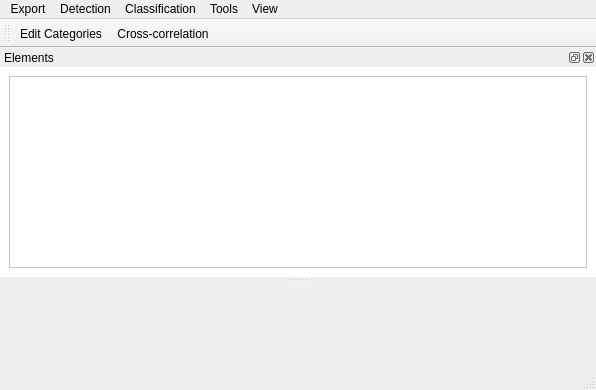
<?xml version="1.0" encoding="UTF-8"?>
<ui version="4.0">
 <class>MainWindow</class>
 <widget class="QMainWindow" name="MainWindow">
  <property name="windowModality">
   <enum>Qt::ApplicationModal</enum>
  </property>
  <property name="geometry">
   <rect>
    <x>0</x>
    <y>0</y>
    <width>596</width>
    <height>390</height>
   </rect>
  </property>
  <property name="sizePolicy">
   <sizepolicy hsizetype="Expanding" vsizetype="Expanding">
    <horstretch>0</horstretch>
    <verstretch>0</verstretch>
   </sizepolicy>
  </property>
  <property name="windowTitle">
   <string>duetto Sound Lab</string>
  </property>
  <property name="windowIcon">
   <iconset resource="resources/icons.qrc">
    <normaloff>:/myappicons/duetto_logo.png</normaloff>:/myappicons/duetto_logo.png</iconset>
  </property>
  <property name="autoFillBackground">
   <bool>false</bool>
  </property>
  <property name="styleSheet">
   <string notr="true"/>
  </property>
  <widget class="QWidget" name="centralwidget">
   <property name="styleSheet">
    <string notr="true"/>
   </property>
   <layout class="QVBoxLayout" name="verticalLayout_2">
    <property name="sizeConstraint">
     <enum>QLayout::SetDefaultConstraint</enum>
    </property>
    <property name="margin">
     <number>0</number>
    </property>
    <item>
     <widget class="QSignalDetectorWidget" name="widget" native="true">
      <property name="sizePolicy">
       <sizepolicy hsizetype="Expanding" vsizetype="Expanding">
        <horstretch>0</horstretch>
        <verstretch>0</verstretch>
       </sizepolicy>
      </property>
     </widget>
    </item>
   </layout>
  </widget>
  <widget class="QStatusBar" name="statusbar"/>
  <widget class="SoundLabToolBarWidget" name="toolBar">
   <property name="maximumSize">
    <size>
     <width>16777215</width>
     <height>16777201</height>
    </size>
   </property>
   <property name="windowTitle">
    <string>toolBar</string>
   </property>
   <property name="styleSheet">
    <string notr="true"/>
   </property>
   <property name="iconSize">
    <size>
     <width>20</width>
     <height>20</height>
    </size>
   </property>
   <attribute name="toolBarArea">
    <enum>TopToolBarArea</enum>
   </attribute>
   <attribute name="toolBarBreak">
    <bool>false</bool>
   </attribute>
   <addaction name="actionClassification_Settings"/>
   <addaction name="actionCross_correlation"/>
  </widget>
  <widget class="QDockWidget" name="dockWidgetParameterTableOscilogram">
   <property name="styleSheet">
    <string notr="true">background-color: rgb(255, 255, 255);</string>
   </property>
   <property name="windowTitle">
    <string>Elements</string>
   </property>
   <attribute name="dockWidgetArea">
    <number>4</number>
   </attribute>
   <widget class="QWidget" name="dockWidgetContents">
    <layout class="QVBoxLayout" name="verticalLayout_3">
     <item>
      <widget class="TableWidget" name="tableParameterOscilogram">
       <property name="toolTip">
        <string>Oscilogram elements  meditions</string>
       </property>
       <property name="editTriggers">
        <set>QAbstractItemView::NoEditTriggers</set>
       </property>
      </widget>
     </item>
    </layout>
   </widget>
  </widget>
  <widget class="QMenuBar" name="menuBar">
   <property name="geometry">
    <rect>
     <x>0</x>
     <y>0</y>
     <width>596</width>
     <height>21</height>
    </rect>
   </property>
   <widget class="QMenu" name="menuParameters">
    <property name="title">
     <string>View</string>
    </property>
    <addaction name="actionView_Parameters"/>
    <addaction name="separator"/>
    <addaction name="actionZoomIn"/>
    <addaction name="actionZoom_out"/>
    <addaction name="actionZoom_out_entire_file"/>
    <addaction name="separator"/>
    <addaction name="actionTemporal_Elements"/>
    <addaction name="actionTemporal_Numbers"/>
    <addaction name="actionTemporal_Figures"/>
    <addaction name="actionTemporal_Parameters"/>
    <addaction name="separator"/>
    <addaction name="actionSpectral_Elements"/>
    <addaction name="actionSpectral_Numbers"/>
    <addaction name="actionSpectral_Figures"/>
    <addaction name="actionSpectral_Parameters"/>
    <addaction name="separator"/>
    <addaction name="actionTwo_Dimensional_Graphs"/>
    <addaction name="actionFull_Screen"/>
   </widget>
   <widget class="QMenu" name="menuDetection">
    <property name="title">
     <string>Detection</string>
    </property>
    <addaction name="actionDetection"/>
    <addaction name="actionDelete_Selected_Elements"/>
    <addaction name="actionDeselect_Elements"/>
    <addaction name="actionAddElement"/>
   </widget>
   <widget class="QMenu" name="menuTools">
    <property name="title">
     <string>Tools</string>
    </property>
    <addaction name="actionZoom_Cursor"/>
    <addaction name="actionPointer_Cursor"/>
    <addaction name="actionRectangular_Cursor"/>
   </widget>
   <widget class="QMenu" name="menuClasification">
    <property name="title">
     <string>Classification</string>
    </property>
    <addaction name="actionClassification_Settings"/>
    <addaction name="actionCross_correlation"/>
   </widget>
   <widget class="QMenu" name="menuExport">
    <property name="title">
     <string>Export</string>
    </property>
    <widget class="QMenu" name="menuGraph_Images">
     <property name="title">
      <string>Graph Images</string>
     </property>
     <addaction name="actionOsc_Image"/>
     <addaction name="actionSpecgram_Image"/>
     <addaction name="actionCombined_Image"/>
    </widget>
    <addaction name="actionMeditions"/>
    <addaction name="menuGraph_Images"/>
    <addaction name="actionSound_File_Segmentation"/>
   </widget>
   <addaction name="menuExport"/>
   <addaction name="menuDetection"/>
   <addaction name="menuClasification"/>
   <addaction name="menuTools"/>
   <addaction name="menuParameters"/>
  </widget>
  <action name="actionZoomIn">
   <property name="icon">
    <iconset resource="resources/icons.qrc">
     <normaloff>:/myappicons/zoomin_26x26.png</normaloff>:/myappicons/zoomin_26x26.png</iconset>
   </property>
   <property name="text">
    <string>Zoom in</string>
   </property>
   <property name="shortcut">
    <string>+</string>
   </property>
  </action>
  <action name="actionZoom_out">
   <property name="icon">
    <iconset resource="resources/icons.qrc">
     <normaloff>:/myappicons/zoomout_26x26.png</normaloff>:/myappicons/zoomout_26x26.png</iconset>
   </property>
   <property name="text">
    <string>Zoom out</string>
   </property>
   <property name="shortcut">
    <string>-</string>
   </property>
  </action>
  <action name="actionSpectogram">
   <property name="icon">
    <iconset resource="resources/icons.qrc">
     <normaloff>:/myappicons/spec.ico</normaloff>:/myappicons/spec.ico</iconset>
   </property>
   <property name="text">
    <string>Spectogram</string>
   </property>
  </action>
  <action name="actionOscilogram">
   <property name="enabled">
    <bool>true</bool>
   </property>
   <property name="icon">
    <iconset resource="resources/icons.qrc">
     <normaloff>:/myappicons/osc.ico</normaloff>:/myappicons/osc.ico</iconset>
   </property>
   <property name="text">
    <string>Oscillogram</string>
   </property>
   <property name="visible">
    <bool>true</bool>
   </property>
  </action>
  <action name="actionCombined">
   <property name="icon">
    <iconset resource="resources/icons.qrc">
     <normaloff>:/myappicons/combined.ico</normaloff>:/myappicons/combined.ico</iconset>
   </property>
   <property name="text">
    <string>Combined</string>
   </property>
  </action>
  <action name="actionPlay_Sound">
   <property name="icon">
    <iconset resource="resources/icons.qrc">
     <normaloff>:/myappicons/02049_26x26.png</normaloff>:/myappicons/02049_26x26.png</iconset>
   </property>
   <property name="text">
    <string>Play Sound</string>
   </property>
   <property name="shortcut">
    <string>Space</string>
   </property>
  </action>
  <action name="actionStop_Sound">
   <property name="icon">
    <iconset resource="resources/icons.qrc">
     <normaloff>:/myappicons/02051_26x26.png</normaloff>:/myappicons/02051_26x26.png</iconset>
   </property>
   <property name="text">
    <string>Stop Sound</string>
   </property>
  </action>
  <action name="actionPause_Sound">
   <property name="icon">
    <iconset resource="resources/icons.qrc">
     <normaloff>:/myappicons/pausa.png</normaloff>:/myappicons/pausa.png</iconset>
   </property>
   <property name="text">
    <string>Pause Sound</string>
   </property>
  </action>
  <action name="actionZoom_out_entire_file">
   <property name="icon">
    <iconset resource="resources/icons.qrc">
     <normaloff>:/myappicons/zoom_26x26.png</normaloff>:/myappicons/zoom_26x26.png</iconset>
   </property>
   <property name="text">
    <string>Zoom None</string>
   </property>
  </action>
  <action name="actionCopy">
   <property name="icon">
    <iconset resource="resources/icons.qrc">
     <normaloff>:/myappicons/copy_26x26.png</normaloff>:/myappicons/copy_26x26.png</iconset>
   </property>
   <property name="text">
    <string>Copy</string>
   </property>
   <property name="shortcut">
    <string>Ctrl+C</string>
   </property>
  </action>
  <action name="actionPaste">
   <property name="icon">
    <iconset resource="resources/icons.qrc">
     <normaloff>:/myappicons/paste_26x26.png</normaloff>:/myappicons/paste_26x26.png</iconset>
   </property>
   <property name="text">
    <string>Paste</string>
   </property>
   <property name="shortcut">
    <string>Ctrl+V</string>
   </property>
  </action>
  <action name="actionCut">
   <property name="icon">
    <iconset resource="resources/icons.qrc">
     <normaloff>:/myappicons/cut_26x26.png</normaloff>:/myappicons/cut_26x26.png</iconset>
   </property>
   <property name="text">
    <string>Cut</string>
   </property>
   <property name="shortcut">
    <string>Ctrl+X</string>
   </property>
  </action>
  <action name="actionMeditions">
   <property name="icon">
    <iconset resource="resources/icons.qrc">
     <normaloff>:/myappicons/Excel.png</normaloff>:/myappicons/Excel.png</iconset>
   </property>
   <property name="text">
    <string>Measurements</string>
   </property>
  </action>
  <action name="actionView_Parameters">
   <property name="checkable">
    <bool>true</bool>
   </property>
   <property name="text">
    <string>Parameters</string>
   </property>
   <property name="shortcut">
    <string>Ctrl+Space</string>
   </property>
  </action>
  <action name="actionDetection">
   <property name="icon">
    <iconset resource="resources/icons.qrc">
     <normaloff>:/myappicons/Process Viewer.png</normaloff>:/myappicons/Process Viewer.png</iconset>
   </property>
   <property name="text">
    <string>Detect Elements</string>
   </property>
   <property name="shortcut">
    <string>Ctrl+D</string>
   </property>
  </action>
  <action name="actionView_Threshold">
   <property name="checkable">
    <bool>true</bool>
   </property>
   <property name="text">
    <string>Threshold</string>
   </property>
  </action>
  <action name="actionTemporal_Elements">
   <property name="checkable">
    <bool>true</bool>
   </property>
   <property name="checked">
    <bool>true</bool>
   </property>
   <property name="text">
    <string>Temporal Elements</string>
   </property>
  </action>
  <action name="actionSpectral_Elements">
   <property name="checkable">
    <bool>true</bool>
   </property>
   <property name="checked">
    <bool>true</bool>
   </property>
   <property name="text">
    <string>Spectral Elements</string>
   </property>
  </action>
  <action name="actionSpectral_Figures">
   <property name="checkable">
    <bool>true</bool>
   </property>
   <property name="checked">
    <bool>true</bool>
   </property>
   <property name="text">
    <string>Spectral Figures</string>
   </property>
  </action>
  <action name="actionTemporal_Numbers">
   <property name="checkable">
    <bool>true</bool>
   </property>
   <property name="checked">
    <bool>true</bool>
   </property>
   <property name="text">
    <string>Temporal Numbers</string>
   </property>
  </action>
  <action name="actionSpectral_Numbers">
   <property name="checkable">
    <bool>true</bool>
   </property>
   <property name="checked">
    <bool>true</bool>
   </property>
   <property name="text">
    <string>Spectral Numbers</string>
   </property>
  </action>
  <action name="actionSub_Elements_Peaks">
   <property name="checkable">
    <bool>true</bool>
   </property>
   <property name="text">
    <string>Sub Elements Peaks</string>
   </property>
  </action>
  <action name="actionElements_Peaks">
   <property name="checkable">
    <bool>true</bool>
   </property>
   <property name="text">
    <string>Elements Peaks</string>
   </property>
  </action>
  <action name="actionOsc_Image">
   <property name="icon">
    <iconset resource="resources/icons.qrc">
     <normaloff>:/myappicons/Camera.ico</normaloff>:/myappicons/Camera.ico</iconset>
   </property>
   <property name="text">
    <string>Osgram Image</string>
   </property>
  </action>
  <action name="actionSpecgram_Image">
   <property name="icon">
    <iconset resource="resources/icons.qrc">
     <normaloff>:/myappicons/Camera.ico</normaloff>:/myappicons/Camera.ico</iconset>
   </property>
   <property name="text">
    <string>Specgram Image</string>
   </property>
  </action>
  <action name="actionTemporal_Figures">
   <property name="checkable">
    <bool>true</bool>
   </property>
   <property name="checked">
    <bool>true</bool>
   </property>
   <property name="text">
    <string>Temporal Figures</string>
   </property>
  </action>
  <action name="actionCombined_Image">
   <property name="icon">
    <iconset resource="resources/icons.qrc">
     <normaloff>:/myappicons/Photofiltre.png</normaloff>:/myappicons/Photofiltre.png</iconset>
   </property>
   <property name="text">
    <string>Combined Image</string>
   </property>
  </action>
  <action name="actionFull_Screen">
   <property name="checkable">
    <bool>true</bool>
   </property>
   <property name="icon">
    <iconset resource="resources/icons.qrc">
     <normaloff>:/myappicons/Position.png</normaloff>:/myappicons/Position.png</iconset>
   </property>
   <property name="text">
    <string>Full Screen</string>
   </property>
  </action>
  <action name="actionExit">
   <property name="icon">
    <iconset resource="resources/icons.qrc">
     <normaloff>:/myappicons/cerrar.png</normaloff>:/myappicons/cerrar.png</iconset>
   </property>
   <property name="text">
    <string>Exit</string>
   </property>
   <property name="shortcut">
    <string>Esc</string>
   </property>
  </action>
  <action name="actionRectangular_Cursor">
   <property name="checkable">
    <bool>true</bool>
   </property>
   <property name="text">
    <string>Rectangular_Cursor</string>
   </property>
  </action>
  <action name="actionZoom_Cursor">
   <property name="checkable">
    <bool>true</bool>
   </property>
   <property name="checked">
    <bool>true</bool>
   </property>
   <property name="text">
    <string>Zoom_Cursor</string>
   </property>
  </action>
  <action name="actionPointer_Cursor">
   <property name="checkable">
    <bool>true</bool>
   </property>
   <property name="text">
    <string>Pointer Cursor</string>
   </property>
  </action>
  <action name="actionSignalName">
   <property name="text">
    <string>SignalName</string>
   </property>
  </action>
  <action name="actionDelete_Selected_Elements">
   <property name="icon">
    <iconset resource="resources/icons.qrc">
     <normaloff>:/myappicons/deleteElements.png</normaloff>:/myappicons/deleteElements.png</iconset>
   </property>
   <property name="text">
    <string>Delete Selected Elements</string>
   </property>
  </action>
  <action name="actionDeselect_Elements">
   <property name="icon">
    <iconset resource="resources/icons.qrc">
     <normaloff>:/myappicons/deselectElements.png</normaloff>:/myappicons/deselectElements.png</iconset>
   </property>
   <property name="text">
    <string>Deselect Elements</string>
   </property>
  </action>
  <action name="actionTwo_Dimensional_Graphs">
   <property name="icon">
    <iconset resource="resources/icons.qrc">
     <normaloff>:/myappicons/2dgraphs.png</normaloff>:/myappicons/2dgraphs.png</iconset>
   </property>
   <property name="text">
    <string>Two Dimensional Graphs</string>
   </property>
  </action>
  <action name="actionClassification_Settings">
   <property name="icon">
    <iconset resource="resources/icons.qrc">
     <normaloff>:/myappicons/ColorSync Utility.png</normaloff>:/myappicons/ColorSync Utility.png</iconset>
   </property>
   <property name="text">
    <string>Edit Categories</string>
   </property>
  </action>
  <action name="actionRecord">
   <property name="icon">
    <iconset resource="resources/icons.qrc">
     <normaloff>:/myappicons/record_26x26.png</normaloff>:/myappicons/record_26x26.png</iconset>
   </property>
   <property name="text">
    <string>Record</string>
   </property>
  </action>
  <action name="actionPlayLoop">
   <property name="checkable">
    <bool>true</bool>
   </property>
   <property name="icon">
    <iconset resource="resources/icons.qrc">
     <normaloff>:/myappicons/Behavior.png</normaloff>:/myappicons/Behavior.png</iconset>
   </property>
   <property name="text">
    <string>PlayLoop</string>
   </property>
   <property name="toolTip">
    <string>Play Loop</string>
   </property>
  </action>
  <action name="actionAddElement">
   <property name="icon">
    <iconset resource="resources/icons.qrc">
     <normaloff>:/myappicons/add.png</normaloff>:/myappicons/add.png</iconset>
   </property>
   <property name="text">
    <string>AddElement</string>
   </property>
   <property name="toolTip">
    <string>Mark Selected Region As Element</string>
   </property>
  </action>
  <action name="actionSound_File_Segmentation">
   <property name="icon">
    <iconset resource="resources/icons.qrc">
     <normaloff>:/myappicons/225.ico</normaloff>:/myappicons/225.ico</iconset>
   </property>
   <property name="text">
    <string>Sound File Segmentation</string>
   </property>
  </action>
  <action name="actionTemporal_Parameters">
   <property name="checkable">
    <bool>true</bool>
   </property>
   <property name="checked">
    <bool>true</bool>
   </property>
   <property name="text">
    <string>Temporal Parameters</string>
   </property>
  </action>
  <action name="actionSpectral_Parameters">
   <property name="checkable">
    <bool>true</bool>
   </property>
   <property name="checked">
    <bool>true</bool>
   </property>
   <property name="text">
    <string>Spectral Parameters</string>
   </property>
  </action>
  <action name="actionCross_correlation">
   <property name="icon">
    <iconset>
     <normaloff>:/myappicons/cross-correlation.png</normaloff>:/myappicons/cross-correlation.png</iconset>
   </property>
   <property name="text">
    <string>Cross-correlation</string>
   </property>
  </action>
  <zorder>dockWidgetParameterTableOscilogram</zorder>
 </widget>
 <customwidgets>
  <customwidget>
   <class>QSignalDetectorWidget</class>
   <extends>QWidget</extends>
   <header>graphic_interface.widgets.QSignalDetectorWidget</header>
   <container>1</container>
  </customwidget>
  <customwidget>
   <class>TableWidget</class>
   <extends>QTableWidget</extends>
   <header>pyqtgraph.h</header>
  </customwidget>
  <customwidget>
   <class>SoundLabToolBarWidget</class>
   <extends>QToolBar</extends>
   <header>graphic_interface.widgets.SoundLabToolBar</header>
  </customwidget>
 </customwidgets>
 <resources>
  <include location="resources/icons.qrc"/>
 </resources>
 <connections/>
 <slots>
  <slot>selectInputFolder()</slot>
  <slot>selectOutputFolder()</slot>
  <slot>startBatchProcess()</slot>
  <slot>setVisibleThreshold()</slot>
 </slots>
</ui>
